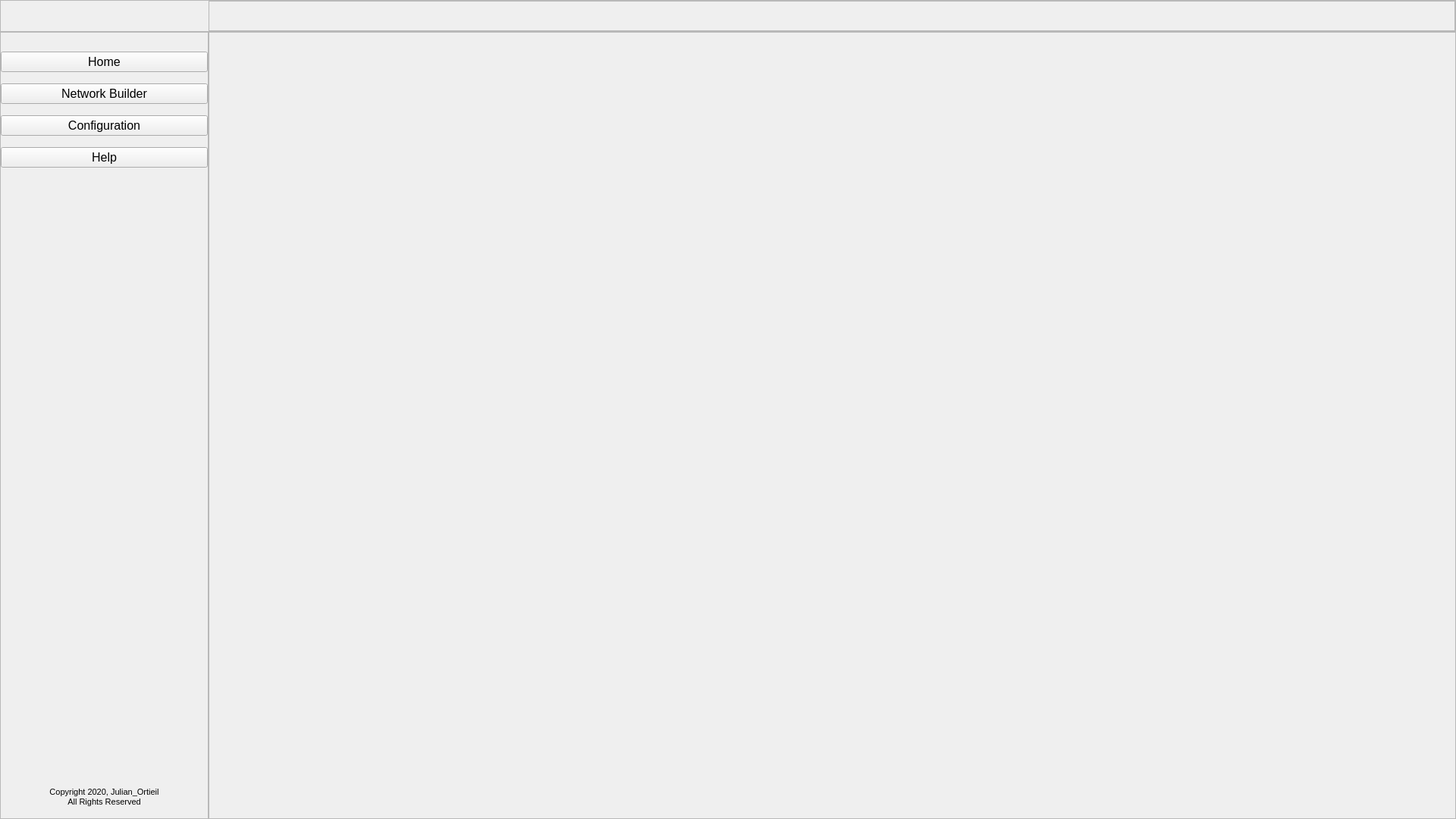
<?xml version="1.0" encoding="UTF-8"?>
<ui version="4.0">
 <class>TensorBuilder</class>
 <widget class="QMainWindow" name="TensorBuilder">
  <property name="geometry">
   <rect>
    <x>0</x>
    <y>0</y>
    <width>1920</width>
    <height>1080</height>
   </rect>
  </property>
  <property name="sizePolicy">
   <sizepolicy hsizetype="Expanding" vsizetype="Expanding">
    <horstretch>0</horstretch>
    <verstretch>0</verstretch>
   </sizepolicy>
  </property>
  <property name="minimumSize">
   <size>
    <width>800</width>
    <height>600</height>
   </size>
  </property>
  <property name="windowTitle">
   <string>TensorBuilder</string>
  </property>
  <property name="windowIcon">
   <iconset resource="resources.qrc">
    <normaloff>:/images/images/tensorbuilder-icon.png</normaloff>:/images/images/tensorbuilder-icon.png</iconset>
  </property>
  <property name="styleSheet">
   <string notr="true">QPushButton {
	background-color: rgba(255, 255, 255, 0);
	padding: 5px 0px 5px 25px;
	text-align: left;
}

QPushButton::hover {
	background-color: rgba(255, 255, 255, 50);
	border-radius: 10px;
}

QPushButton::pressed {
	background-color: rgba(255, 255, 255, 127);
}

#central_widget {
	background-color: qlineargradient(spread:pad, x1:0, y1:0, x2:1, y2:0, stop:0 rgba(255, 172, 0, 255), stop:1 rgba(255, 37, 0, 255));
}

#copyright_label {
	color: gray;
}

#main_container {
	background-color: white;
	border-top-left-radius: 15px;
}

#searchbox {
	border-bottom: 1px solid rgb(190, 190, 190);
	border-left: none;
	border-right: none;
	border-top: none;
	margin-left: 5px;
	margin-right: 5px;
	padding-left: 10px;
}`</string>
  </property>
  <property name="documentMode">
   <bool>false</bool>
  </property>
  <widget class="QWidget" name="central_widget">
   <property name="sizePolicy">
    <sizepolicy hsizetype="Expanding" vsizetype="Expanding">
     <horstretch>0</horstretch>
     <verstretch>0</verstretch>
    </sizepolicy>
   </property>
   <layout class="QGridLayout" name="central_widget_layout">
    <property name="leftMargin">
     <number>0</number>
    </property>
    <property name="topMargin">
     <number>0</number>
    </property>
    <property name="rightMargin">
     <number>0</number>
    </property>
    <property name="bottomMargin">
     <number>0</number>
    </property>
    <property name="spacing">
     <number>0</number>
    </property>
    <item row="1" column="1">
     <widget class="QFrame" name="main_container">
      <property name="sizePolicy">
       <sizepolicy hsizetype="Expanding" vsizetype="Expanding">
        <horstretch>6</horstretch>
        <verstretch>25</verstretch>
       </sizepolicy>
      </property>
      <property name="frameShape">
       <enum>QFrame::StyledPanel</enum>
      </property>
      <property name="frameShadow">
       <enum>QFrame::Raised</enum>
      </property>
     </widget>
    </item>
    <item row="1" column="0">
     <widget class="QFrame" name="navbar">
      <property name="sizePolicy">
       <sizepolicy hsizetype="Expanding" vsizetype="Expanding">
        <horstretch>1</horstretch>
        <verstretch>0</verstretch>
       </sizepolicy>
      </property>
      <property name="minimumSize">
       <size>
        <width>275</width>
        <height>0</height>
       </size>
      </property>
      <property name="frameShape">
       <enum>QFrame::StyledPanel</enum>
      </property>
      <property name="frameShadow">
       <enum>QFrame::Raised</enum>
      </property>
      <layout class="QVBoxLayout" name="navbar_layout">
       <property name="spacing">
        <number>15</number>
       </property>
       <property name="leftMargin">
        <number>0</number>
       </property>
       <property name="topMargin">
        <number>25</number>
       </property>
       <property name="rightMargin">
        <number>0</number>
       </property>
       <property name="bottomMargin">
        <number>15</number>
       </property>
       <item>
        <widget class="QPushButton" name="home_button">
         <property name="sizePolicy">
          <sizepolicy hsizetype="Expanding" vsizetype="Fixed">
           <horstretch>0</horstretch>
           <verstretch>0</verstretch>
          </sizepolicy>
         </property>
         <property name="sizeIncrement">
          <size>
           <width>0</width>
           <height>1</height>
          </size>
         </property>
         <property name="baseSize">
          <size>
           <width>0</width>
           <height>100</height>
          </size>
         </property>
         <property name="font">
          <font>
           <family>Segoe UI</family>
           <pointsize>12</pointsize>
          </font>
         </property>
         <property name="text">
          <string>Home</string>
         </property>
         <property name="icon">
          <iconset resource="resources.qrc">
           <normaloff>:/images/images/home_icon.png</normaloff>:/images/images/home_icon.png</iconset>
         </property>
         <property name="iconSize">
          <size>
           <width>20</width>
           <height>20</height>
          </size>
         </property>
         <property name="flat">
          <bool>false</bool>
         </property>
        </widget>
       </item>
       <item>
        <widget class="QPushButton" name="builder_button">
         <property name="sizePolicy">
          <sizepolicy hsizetype="Expanding" vsizetype="Fixed">
           <horstretch>0</horstretch>
           <verstretch>0</verstretch>
          </sizepolicy>
         </property>
         <property name="sizeIncrement">
          <size>
           <width>0</width>
           <height>1</height>
          </size>
         </property>
         <property name="baseSize">
          <size>
           <width>0</width>
           <height>100</height>
          </size>
         </property>
         <property name="font">
          <font>
           <family>Segoe UI</family>
           <pointsize>12</pointsize>
          </font>
         </property>
         <property name="text">
          <string>Network Builder</string>
         </property>
         <property name="icon">
          <iconset resource="resources.qrc">
           <normaloff>:/images/images/builder_icon.png</normaloff>:/images/images/builder_icon.png</iconset>
         </property>
         <property name="iconSize">
          <size>
           <width>20</width>
           <height>20</height>
          </size>
         </property>
         <property name="flat">
          <bool>false</bool>
         </property>
        </widget>
       </item>
       <item>
        <widget class="QPushButton" name="configuration_button">
         <property name="sizePolicy">
          <sizepolicy hsizetype="Expanding" vsizetype="Fixed">
           <horstretch>0</horstretch>
           <verstretch>0</verstretch>
          </sizepolicy>
         </property>
         <property name="sizeIncrement">
          <size>
           <width>0</width>
           <height>1</height>
          </size>
         </property>
         <property name="baseSize">
          <size>
           <width>0</width>
           <height>100</height>
          </size>
         </property>
         <property name="font">
          <font>
           <family>Segoe UI</family>
           <pointsize>12</pointsize>
          </font>
         </property>
         <property name="text">
          <string>Configuration</string>
         </property>
         <property name="icon">
          <iconset resource="resources.qrc">
           <normaloff>:/images/images/configuration_icon.png</normaloff>:/images/images/configuration_icon.png</iconset>
         </property>
         <property name="iconSize">
          <size>
           <width>20</width>
           <height>20</height>
          </size>
         </property>
        </widget>
       </item>
       <item>
        <widget class="QPushButton" name="help_button">
         <property name="sizePolicy">
          <sizepolicy hsizetype="Expanding" vsizetype="Fixed">
           <horstretch>0</horstretch>
           <verstretch>0</verstretch>
          </sizepolicy>
         </property>
         <property name="sizeIncrement">
          <size>
           <width>0</width>
           <height>1</height>
          </size>
         </property>
         <property name="baseSize">
          <size>
           <width>0</width>
           <height>100</height>
          </size>
         </property>
         <property name="font">
          <font>
           <family>Segoe UI</family>
           <pointsize>12</pointsize>
          </font>
         </property>
         <property name="text">
          <string>Help</string>
         </property>
         <property name="icon">
          <iconset resource="resources.qrc">
           <normaloff>:/images/images/documentation_icon.png</normaloff>:/images/images/documentation_icon.png</iconset>
         </property>
         <property name="iconSize">
          <size>
           <width>20</width>
           <height>20</height>
          </size>
         </property>
        </widget>
       </item>
       <item>
        <spacer name="navbar_vertical_spacer">
         <property name="orientation">
          <enum>Qt::Vertical</enum>
         </property>
         <property name="sizeHint" stdset="0">
          <size>
           <width>20</width>
           <height>40</height>
          </size>
         </property>
        </spacer>
       </item>
       <item>
        <widget class="QLabel" name="copyright_label">
         <property name="font">
          <font>
           <family>Segoe UI</family>
           <pointsize>8</pointsize>
          </font>
         </property>
         <property name="text">
          <string>Copyright 2020, Julian_Ortieil
All Rights Reserved</string>
         </property>
         <property name="alignment">
          <set>Qt::AlignCenter</set>
         </property>
        </widget>
       </item>
      </layout>
     </widget>
    </item>
    <item row="0" column="0" colspan="2">
     <widget class="QFrame" name="menubar">
      <property name="sizePolicy">
       <sizepolicy hsizetype="Expanding" vsizetype="Expanding">
        <horstretch>0</horstretch>
        <verstretch>1</verstretch>
       </sizepolicy>
      </property>
      <property name="frameShape">
       <enum>QFrame::StyledPanel</enum>
      </property>
      <property name="frameShadow">
       <enum>QFrame::Raised</enum>
      </property>
      <layout class="QHBoxLayout" name="menubar_layout">
       <property name="spacing">
        <number>0</number>
       </property>
       <property name="leftMargin">
        <number>0</number>
       </property>
       <property name="topMargin">
        <number>0</number>
       </property>
       <property name="rightMargin">
        <number>0</number>
       </property>
       <property name="bottomMargin">
        <number>0</number>
       </property>
       <item>
        <widget class="QLabel" name="app_logo">
         <property name="sizePolicy">
          <sizepolicy hsizetype="Expanding" vsizetype="Expanding">
           <horstretch>1</horstretch>
           <verstretch>0</verstretch>
          </sizepolicy>
         </property>
         <property name="maximumSize">
          <size>
           <width>275</width>
           <height>40</height>
          </size>
         </property>
         <property name="text">
          <string/>
         </property>
         <property name="pixmap">
          <pixmap resource="resources.qrc">:/images/images/tensorbuilder-logo-horizontal-black-white-small.png</pixmap>
         </property>
         <property name="scaledContents">
          <bool>true</bool>
         </property>
         <property name="wordWrap">
          <bool>false</bool>
         </property>
        </widget>
       </item>
       <item>
        <widget class="QFrame" name="menubar_main_container">
         <property name="sizePolicy">
          <sizepolicy hsizetype="Expanding" vsizetype="Expanding">
           <horstretch>6</horstretch>
           <verstretch>0</verstretch>
          </sizepolicy>
         </property>
         <property name="frameShape">
          <enum>QFrame::StyledPanel</enum>
         </property>
         <property name="frameShadow">
          <enum>QFrame::Raised</enum>
         </property>
        </widget>
       </item>
      </layout>
     </widget>
    </item>
   </layout>
  </widget>
  <action name="actionOpen">
   <property name="text">
    <string>Open</string>
   </property>
  </action>
  <action name="actionSave">
   <property name="text">
    <string>Save</string>
   </property>
  </action>
  <action name="actionSave_As">
   <property name="text">
    <string>Save As</string>
   </property>
  </action>
 </widget>
 <resources>
  <include location="resources.qrc"/>
 </resources>
 <connections/>
</ui>
